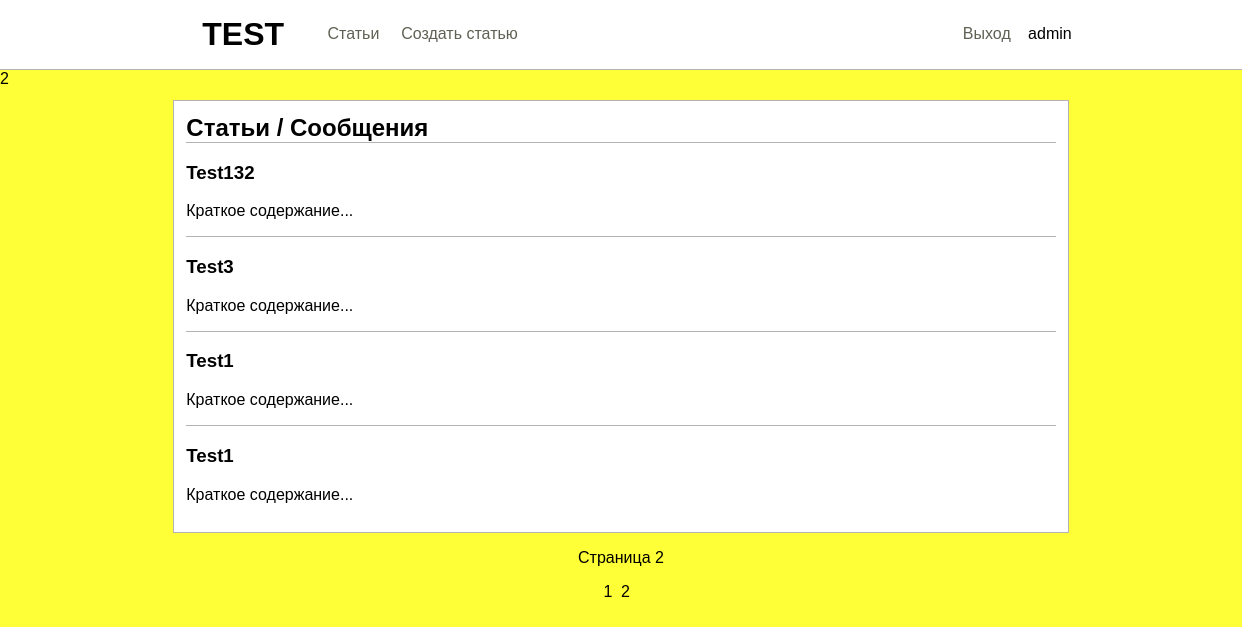
/index.php?page=2 (signed in), run on the app's committed database.
### tables this page shows
CREATE TABLE `articles` (
  `id` int(11) NOT NULL,
  `head` varchar(255) NOT NULL,
  `author` varchar(255) NOT NULL,
  `short` text NOT NULL,
  `text` text NOT NULL,
  `pubdate` datetime NOT NULL DEFAULT CURRENT_TIMESTAMP
);

### index.php (the view, shortened to what this page needs)
<?php
include 'includes/header.php';
include 'includes/connection.php';
$page=$_GET['page'];
$art_count = mysqli_fetch_array(mysqli_query($connection,"SELECT COUNT(1) FROM `articles`"))[0];
$art_per_page=5;
$total_pages = ceil($art_count/$art_per_page);
$art_skip=$page*$art_per_page-$art_per_page;
echo $total_pages;
?>
<div class="container main bg_white">
    <h2>Статьи / Сообщения</h2>
    <?php
    $result = mysqli_query($connection,"SELECT * FROM `articles` ORDER BY `pubdate` DESC LIMIT $art_skip, $art_per_page");
    while (($articles=mysqli_fetch_assoc($result)))
    {
        echo '<div class="article"><a href="article_page.php?id='.$articles['id'].'"><h3>'.$articles['head'].'</h3></a>';
        echo '<p>'.mb_substr($articles['short'],0,420, 'utf-8'); echo "...".'</p></div>';
    }
    ?>
</div>
<div class="container " style="text-align: center; margin-top:1%;">
    <p>Страница <?php echo $page ?></p>
<?php
    for($i=1;$i<=$total_pages;$i++){
        echo '<a href="index.php?page='.$i.'" style="margin-right: 1%;">'.$i.'</a>';
    }
    ?>
</div>

### css/main.css (style rules this page uses)
.container { width: 70%; margin: 0 auto; }
.bg_white { background-color: #fff; }
.main { border: rgba(139, 139, 139, 0.65) solid 1px; margin-top: 1%; padding: 1%; }
a { text-decoration: none; color: black; }
.article { border-top: rgba(139, 139, 139, 0.65) solid 1px; word-wrap: break-word; }
h2 { margin: 0; padding: 0; }

### data on the page
articles: head "Test132", short "Краткое содержание"
articles: head "Test3", short "Краткое содержание"
articles: head "Test1", short "Краткое содержание"
articles: head "Test1", short "Краткое содержание"

### other printed values
$_SESSION['login'] "admin"
$total_pages "2"
$page "2"
